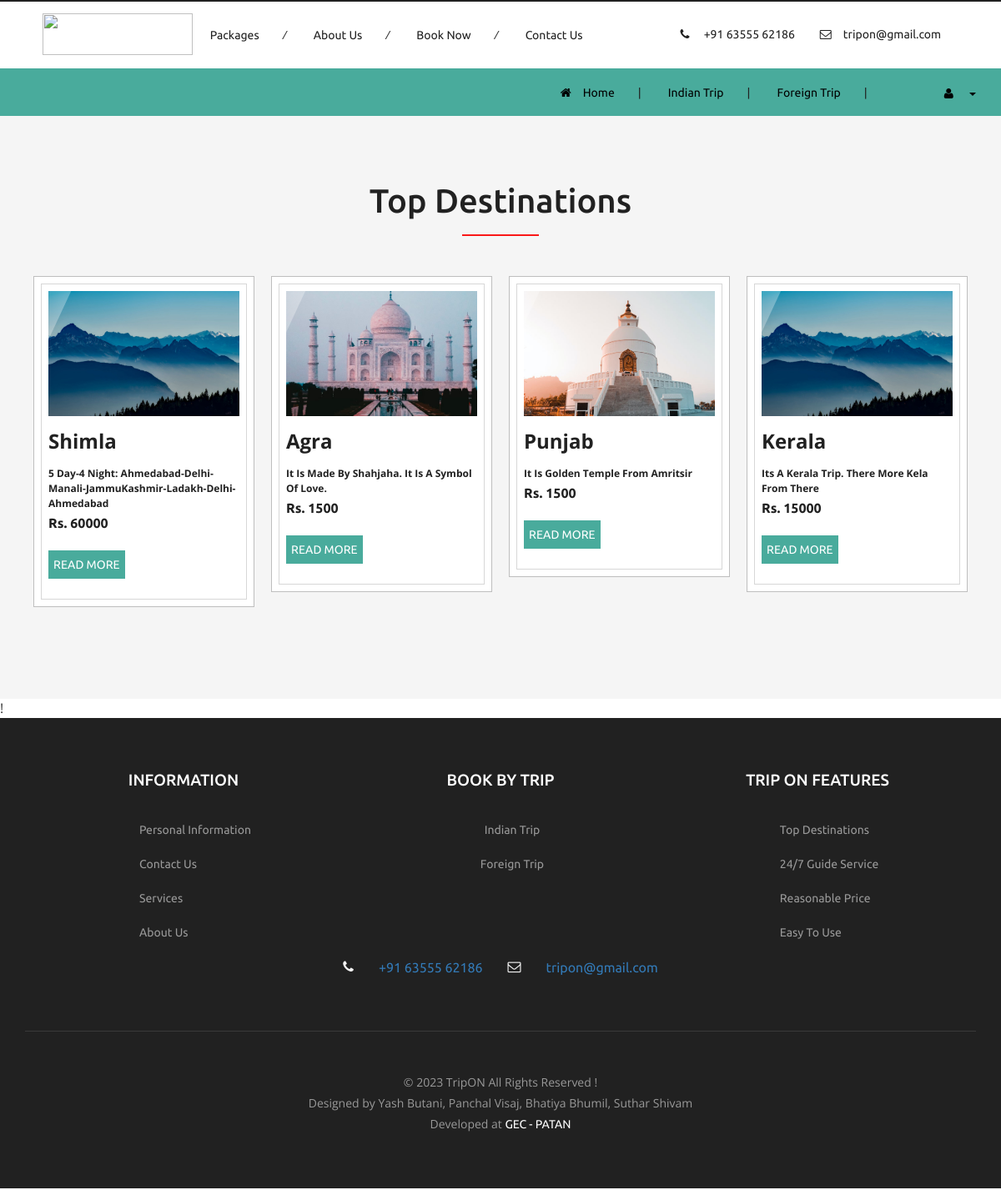
The app's page /User/ViewIndustry.php?id=6 with its own data.
### tables this page shows
CREATE TABLE `industry_info` (
  `Industry_id` int(5) NOT NULL,
  `Industry_name` text NOT NULL
);

CREATE TABLE `card_info` (
  `Card_id` int(5) NOT NULL,
  `Industry` text NOT NULL,
  `Name` text NOT NULL,
  `Image` text NOT NULL,
  `description` text NOT NULL,
  `Price` int(5) NOT NULL
);

### User/ViewIndustry.php (the view, shortened to what this page needs)
<!DOCTYPE html>
<html lang="en">
<head>
</head>
<body>
    <?php
	include "Header.php";
?>
    <div class="w3ls_w3l_banner_nav_right_grid w3ls_w3l_banner_nav_right_grid_popular">
        <div class="container">
            <h3>Top Destinations</h3>
            <div class="w3ls_w3l_banner_nav_right_grid1">
                <?php
$id=$_REQUEST['id'];
include "Connection.php";
$query="SELECT * FROM card_info where Industry='$id'";
$c=mysqli_query($con,$query);
while($r=mysqli_fetch_array($c))
{
	?>
                <div class="col-md-3 w3ls_w3l_banner_left">
                    <div class="hover14 column">
                        <div class="agile_top_brand_left_grid w3l_agile_top_brand_left_grid">
                            <div class="agile_top_brand_left_grid1">
                                <figure>
                                    <div class="snipcart-item block">
                                        <div class="snipcart-thumb">
                                            <div class="img-wrapper" style="width:250px;height:150px;">
                                                <img src="../web/upload/<?php echo $r['Image'];?>" data-imagezoom="true"
                                                    style="width:100%;height:100%;object-fit:cover;"
                                                    class="img-responsive" />
                                            </div>
                                            <p><?php echo $r['Name'];?></p>
                                            <div class="One">
                                                <p><?php echo $r['description'];?></p>
                                            </div>
                                            <h4>Rs. <?php echo $r['Price'];?></h4>
                                        </div>
                                        <div class="snipcart-details">
                                            <a href="single.php?id=<?php echo $r['Card_id'];?>"><input type="submit"
                                                    name="submit" value="Read More" class="button" /></a>
                                        </div>
                                    </div>
                                </figure>
                            </div>
                        </div>
                    </div>
                </div>
                <?php
}
?>
                <div class="clearfix"> </div>
            </div>
        </div>
    </div>
    </div>
    <?php
	include "Footer.php";
?>

### User/Header.php (shortened to what this page needs)
<!DOCTYPE html>
<html>
<head>
    <link href="css/bootstrap.css" rel="stylesheet" type="text/css" media="all" />
    <link href="css/style.css" rel="stylesheet" type="text/css" media="all" />
    <link href="css/style1.css" rel="stylesheet" type="text/css" media="all" />
    <link href="css/font-awesome.css" rel="stylesheet" type="text/css" media="all" />
</head>
<body>
    <div class="logo_products">
        <div class="container navbar-align">
            <div class="w3ls_logo_products_left" style="width:180px;height:50px;">
                <a href="index.php"><img src="images/trip.webp" style="width:100%;height:100%;object-fit:cover;"> </a>
            </div>
            <div class="w3ls_logo_products_left1">
                <ul class="special_items">
                    <li><a href="index.php">Packages</a><i>/</i></li>
                    <li><a href="about.php">About Us</a><i>/</i></li>
                    <li><a href="index.php">Book Now</a><i>/</i></li>
                    <li><a href="about.php">Contact Us</a></li>
                </ul>
            </div>
            <div class="w3ls_logo_products_left1">
                <ul class="phone_email">
                    <li><i class="fa fa-phone" aria-hidden="true"></i>
                        <a href="tel:+916355562186" target="_blank"> +91 63555 62186</a>
                    </li>
                    <li><i class="fa fa-envelope-o" aria-hidden="true"></i><a href="mailto: yashbutani281@gmail.com"
                            target="_blank">tripon@gmail.com</a>
                    </li>
                </ul>
            </div>
        </div>
    </div>
    <div class="products-breadcrumb">
        <div class="container product-container">
            <ul>
                <li><i class="fa fa-home" aria-hidden="true"></i><a href="index.php">Home</a><span>|</span></li>
                <?php
				include "connection.php";
				$query="SELECT * FROM industry_info";
				$c=mysqli_query($con,$query);
				while($r=mysqli_fetch_array($c))
				{
				  ?>
                <li><a class="color4"
                        href="ViewIndustry.php?id=<?php echo $r['Industry_id'];?>"><?php echo $r['Industry_name'];?></a><span>|</span>
                </li>
                <?php
				   }
				?>
            </ul>
            <div class="w3l_header_right">
                <ul>
                    <li class="dropdown profile_details_drop">
                        <a href="#" class="dropdown-toggle" data-toggle="dropdown"><i class="fa fa-user"
                                aria-hidden="true"></i>
                            <h3 class="caret"></h3>
                        </a>
                    </li>
                </ul>
            </div>
        </div>
    </div>
    <div class="w3l_banner_nav_right">

### User/Footer.php (shortened to what this page needs)
!<div class="clearfix"></div>
<div class="footer">
    <div class="container">
        <div class="col-md-4 w3_footer_grid">
            <h3>information</h3>
            <ul class="w3_footer_grid_list">
                <li><a href="index.php">Personal Information</a></li>
                <li><a href="about.php">Contact Us</a></li>
                <li><a href="about.php">Services</a></li>
                <li><a href="about.php">About Us</a></li>
            </ul>
        </div>
        <div class="col-md-4 w3_footer_grid">
            <h3>Book by Trip</h3>
            <?php
				include "connection.php";
				$query="SELECT * FROM industry_info";
				$c=mysqli_query($con,$query);
				while($r=mysqli_fetch_array($c))
				{
				  ?>
            <ul class="w3_footer_grid_list">
                <li><a class="color4"
                        href="ViewIndustry.php?id=<?php echo $r['Industry_id'];?>"><?php echo $r['Industry_name'];?></a>
                </li>
            </ul>
            <?php
				   }
				?>
        </div>
        <div class="col-md-4 w3_footer_grid">
            <h3>TRIP ON Features</h3>
            <ul class="w3_footer_grid_list">
                <li><a href="about.php">Top Destinations</a></li>
                <li><a href="about.php">24/7 Guide Service</a></li>
                <li><a href="about.php">Reasonable Price</a></li>
                <li><a href="about.php">Easy to Use</a></li>
            </ul>
        </div>
        <div class="phone_email">
            <i class="fa fa-phone" aria-hidden="true"></i>
            <a href="tel:+916355562186" target="_blank"> +91 63555 62186</a>
            <i class="fa fa-envelope-o" aria-hidden="true"></i><a href="mailto: yashbutani281@gmail.com"
                target="_blank">tripon@gmail.com</a>
        </div>
        <div class="wthree_footer_copy">
            <p>&copy; 2023 TripON All Rights Reserved !<br>
                Designed by Yash Butani, Panchal Visaj, Bhatiya Bhumil, Suthar Shivam <br>
                Developed at
                <a target="_blank" href="https://gecpatan.ac.in/">GEC - PATAN </a>
            </p>
        </div>
    </div>
</div>
</body>

### User/css/style1.css (style rules this page uses)
.logo_products { padding: 1em 0 1em; }
.w3ls_logo_products_left1 { float: left; margin-top: 0; }
.navbar-align { display: flex; justify-content: space-between; align-items: center; height: 50px; }
.w3ls_logo_products_left1:nth-child(3), .w3ls_logo_products_left1:nth-child(3) { float: left; margin-right: 0em; }
.phone_email { display: flex; justify-content: center; align-items: center; gap: 30px; }
.w3ls_logo_products_left1 ul.phone_email li { margin-right: 0; }
.w3ls_logo_products_left { margin-right: 0em; }
.w3l_banner_nav_right { width: 100%; }
.product-container { display: flex; justify-content: flex-end; align-items: center; }
.w3l_header_right ul { margin-top: -10px; }
.products-breadcrumb { background: #49ab9c; }
.products-breadcrumb ul li i, .products-breadcrumb ul li a { color: #000; }

### User/ViewIndustry.php (style rules this page uses)
.w3ls_w3l_banner_left { padding-left: 10px !important; padding-right: 10px !important; }
.agile_top_brand_left_grid1 p { font-size: 24px !important; font-weight: 700; margin: 0.5em 0 0.5em !important; }
.snipcart-details { width: 40% !important; margin-left: 0 !important; margin-right: auto !important; }
.snipcart-details input.button { background: #49ab9c !important; }
.column div.agile_top_brand_left_grid { margin-bottom: 30px !important; }
.One p { font-size: 12px !important; }

### records on screen
industry_info: Industry_name "Indian Trip"
industry_info: Industry_name "Foreign Trip"
card_info: Image (picture), Name "Shimla", description "5 Day-4 Night: Ahmedabad-Delhi-Manali-JammuKashmir-Ladakh-Delhi-Ahmedabad", Price "60000"
card_info: Image (picture), Name "Agra", description "It Is Made By Shahjaha. It Is A Symbol Of Love.", Price "1500"
card_info: Image (picture), Name "Punjab", description "It Is Golden Temple From Amritsir", Price "1500"
card_info: Image (picture), Name "Kerala", description "Its A Kerala Trip. There More Kela From There", Price "15000"
